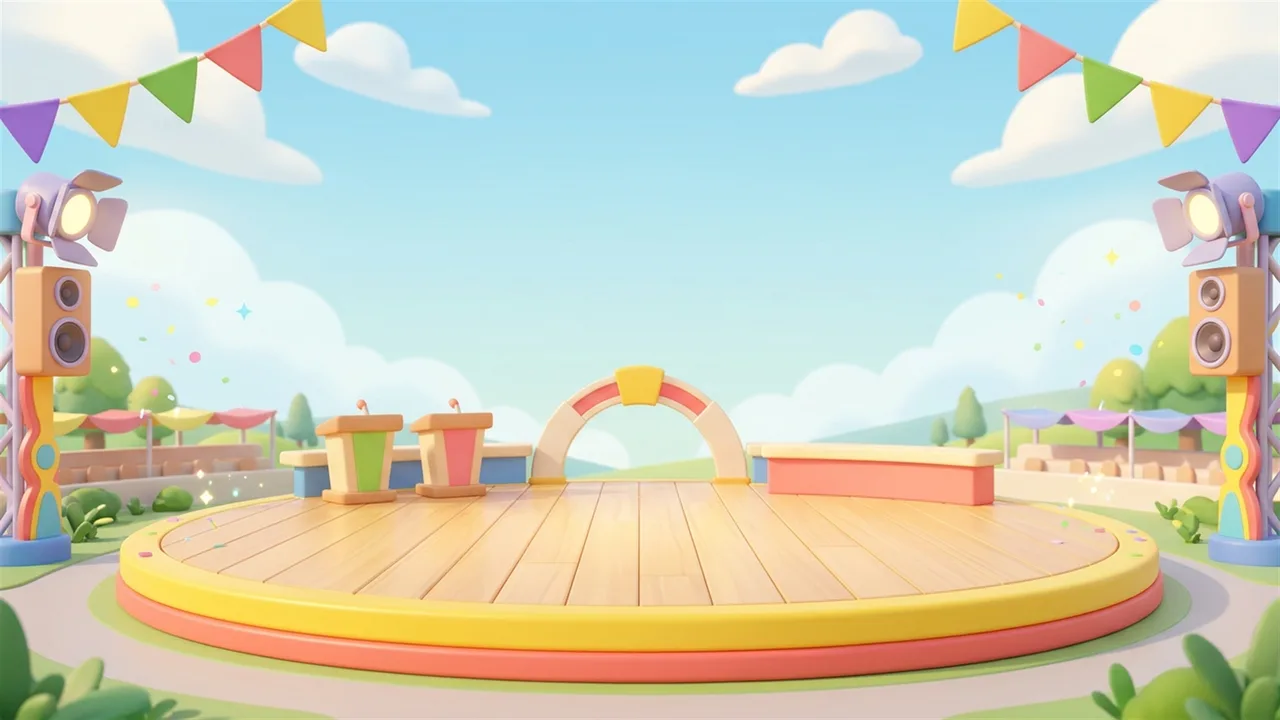
#> input picture game-maker/art/bg_classic_menu.webp, 1280 x 720 px
$ python -i process-gamemaker.py   (imports and definitions only)
#> lines starting #> are read from the running program, lines starting #| are printed output that depends on the picture; after the words box and inside, x2 and y2 are one past the last pixel; in counts of white or black regions, pixels touching at a corner belong together
"""Turns Gemini's Game Maker output into files the engine uses. Safe to run any time: folders that do not exist yet are skipped.
   art:    unit4-work/art-gamemaker-halloween, art-gamemaker-powerups  -> game-maker/art/*.webp + art/manifest.json
   effects:unit4-work/art-gamemaker-effects                            -> game-maker/art/fx_*.webp + art/effects.json
   audio:  unit4-work/audio-gamemaker                                  -> game-maker/audio/*.mp3 + audio/manifest.json
   scenes: unit4-work/art-roster-scenes                                -> assets/scenes/*.webp (class board scenes)"""
import os, sys, json, shutil
sys.path.insert(0, '_tmp')
from process_cut import cut_rgba
from PIL import Image
import numpy as np
from scipy import ndimage as ndi

def cut_keep_aspect(src, width=512, thr=10):
#> called with src = '../game-maker/art/bg_classic_menu.webp', width = 512, thr = 10
    im = Image.open(src).convert('RGB'); a = np.array(im).astype(int)
#> in cut_keep_aspect, im is the input picture: PIL image 1280x720 RGB; mean R, G, B 205, 207.6, 187.9
    border = np.concatenate([a[0], a[-1], a[:, 0], a[:, -1]]); bgc = np.median(border, axis=0)
#> after `bgc = np.median(border, axis=0)`: bgc = [178, 207, 197]
    cand = np.abs(a - bgc).max(axis=2) < thr; lab, n = ndi.label(cand)
#> after `cand = np.abs(a - bgc).max(axis=2) < thr`:
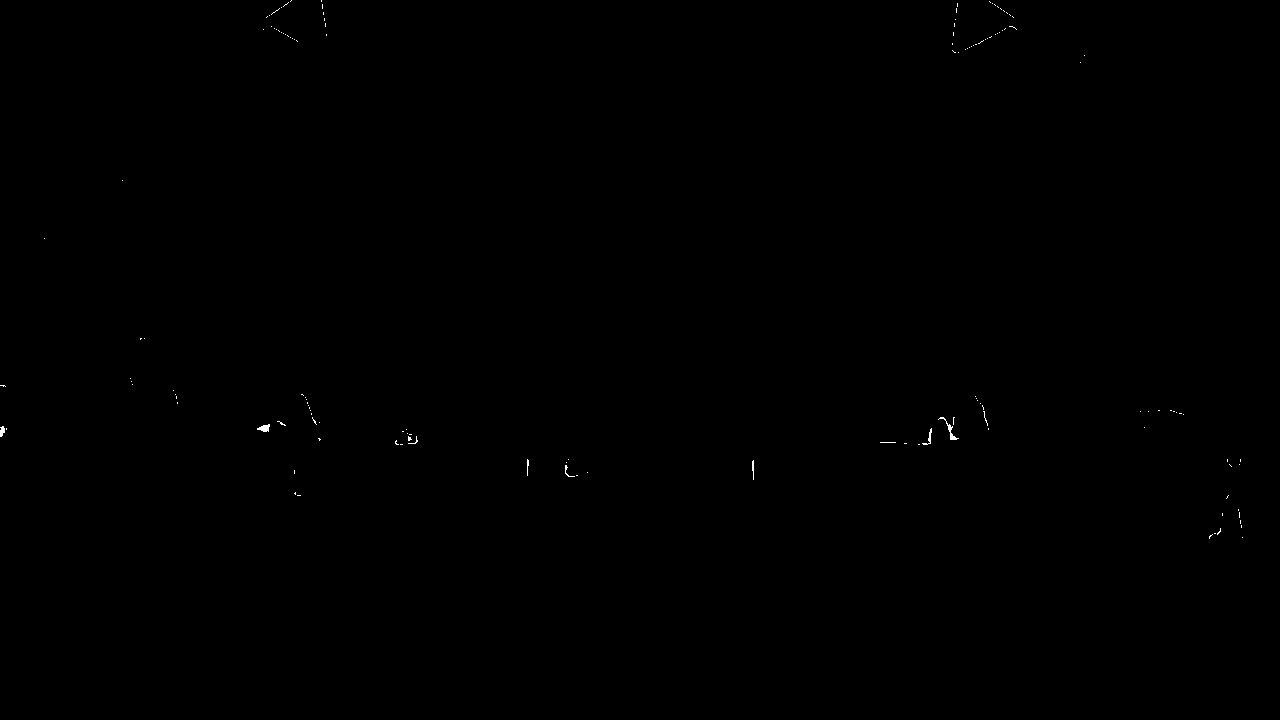
#> cand: shape (720, 1280) bool; 0.08% white in thin lines or dots, all inside (x1, y1, x2, y2) = (0, 0, 1243, 539)
#> after `lab, n = ndi.label(cand)`: lab: shape (720, 1280) int32; 191 distinct labels, from 0 to 190
#> after `lab, n = ndi.label(cand)`: n = 190
    edge = set(np.unique(np.concatenate([lab[0], lab[-1], lab[:, 0], lab[:, -1]]))) - {0}
#> edge = 4 items
    bg = np.isin(lab, list(edge)); alpha = Image.fromarray(np.where(bg, 0, 255).astype('uint8'))
#> after `bg = np.isin(lab, list(edge))`:
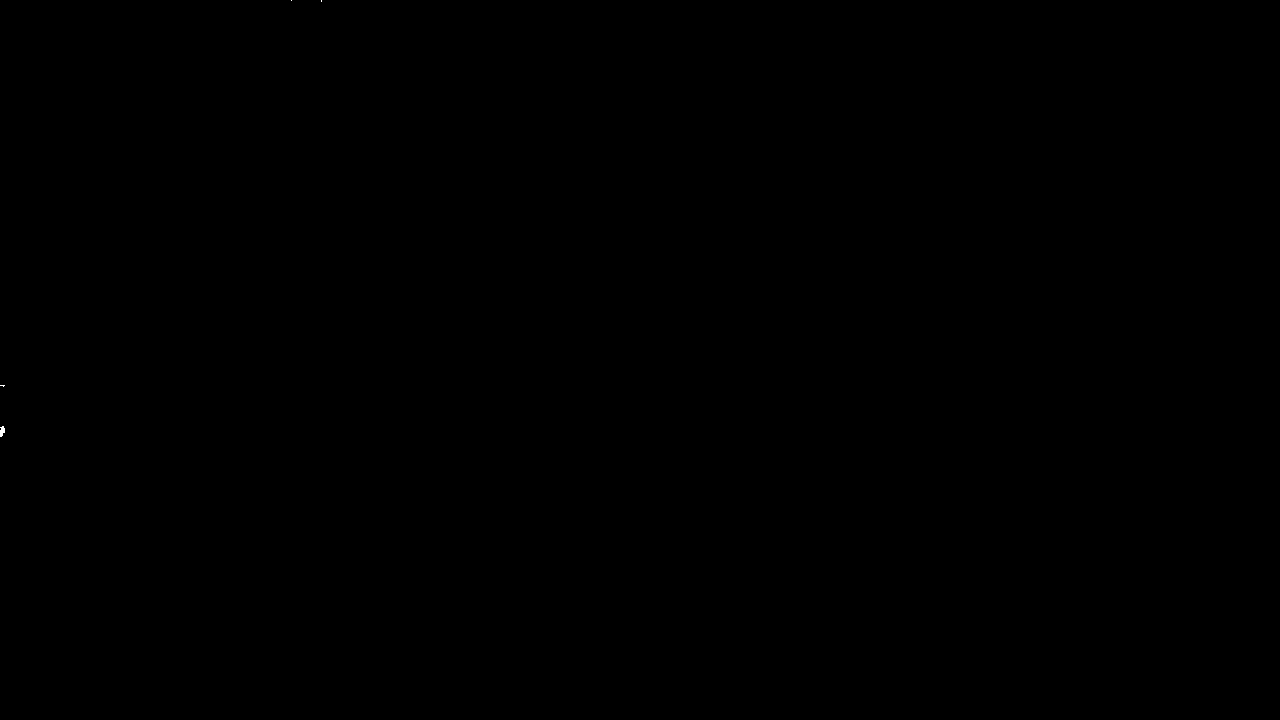
#> bg: shape (720, 1280) bool; 0.01% white; 4 white regions (3 under 20 px), largest, box (x1, y1, x2, y2) and area: (0, 426, 5, 437) 40
    out = im.convert('RGBA'); out.putalpha(alpha); bb = out.getbbox() or (0, 0, out.width, out.height); out = out.crop(bb)
#> after `bb = out.getbbox() or (0, 0, out.width, out.height)`: bb = (0, 0, 1280, 720)
    return out.resize((width, max(1, round(out.height * width / out.width))), Image.LANCZOS)

# [45 lines left out: functions do_art, do_fx, do_audio, do_scenes, not called in this run]

# [6 lines not run here, left out]

>>> result = cut_keep_aspect('../game-maker/art/bg_classic_menu.webp')
